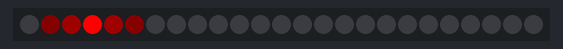
Bench run of a program on a simulated MicroPython board. On the bench: 25 RGB LEDs in strip order, left to right.

Above: at 0.22 s.
At 0.98 s:
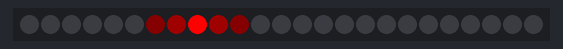
At 1.73 s:
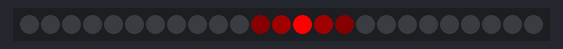
At 3.24 s:
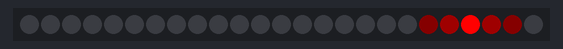
At 4.75 s:
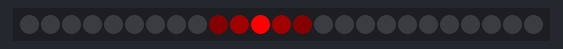
At 6.19 s:
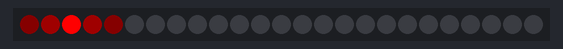

Measured:
- by itself, everything shown: repeats every 6.2 s, in 40 steps

The program:

neopixel_M5Atom_Larson_Style_Scanner_using_all_pixels.py
```python
from time import sleep
import machine, neopixel

NUMBER_PIXELS = 25
STATE_MACHINE = 0
LED_PIN = 27

strip = neopixel.NeoPixel(machine.Pin(LED_PIN), NUMBER_PIXELS) #(NUMBER_PIXELS, STATE_MACHINE, LED_PIN, "GRB")


# Color RGB values
red = (255, 0, 0)
red_med = (32, 0, 0)
red_light = (8, 0, 0)
off = (0,0,0)

delay = .15
while True:
    for i in range(2, NUMBER_PIXELS-2):
        strip[i-2] = (red_light)
        strip[i-1] = (red_med)
        strip[i] = (red)
        strip[i+1] = (red_med)
        strip[i+2] = (red_light)
        if i > 0: strip[i-3] = (off)
        strip.write()
        sleep(delay)
    for i in range(NUMBER_PIXELS-4, 1, -1):
        if i < NUMBER_PIXELS-2: strip[i+3] = (off)
        strip[i-2] = (red_light)
        strip[i-1] = (red_med)
        strip[i] = (red)
        strip[i+1] = (red_med)
        strip[i+2] = (red_light)
        strip.write()
        sleep(delay)
```
